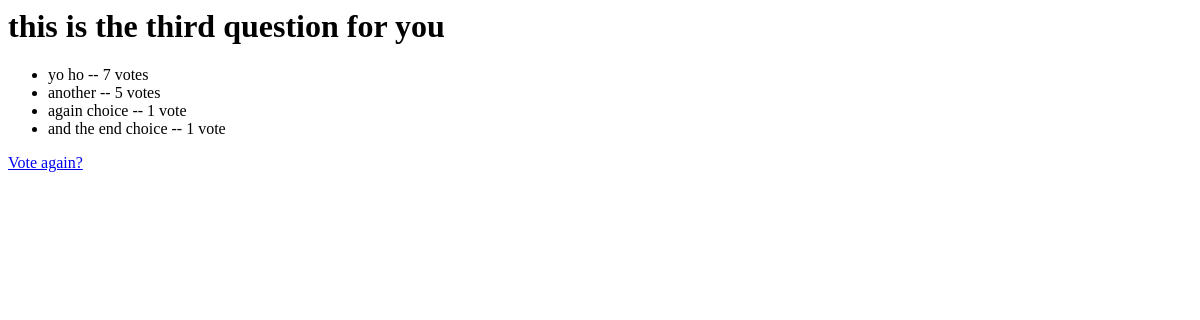
Before: /polls/3/results/ with the older database file.
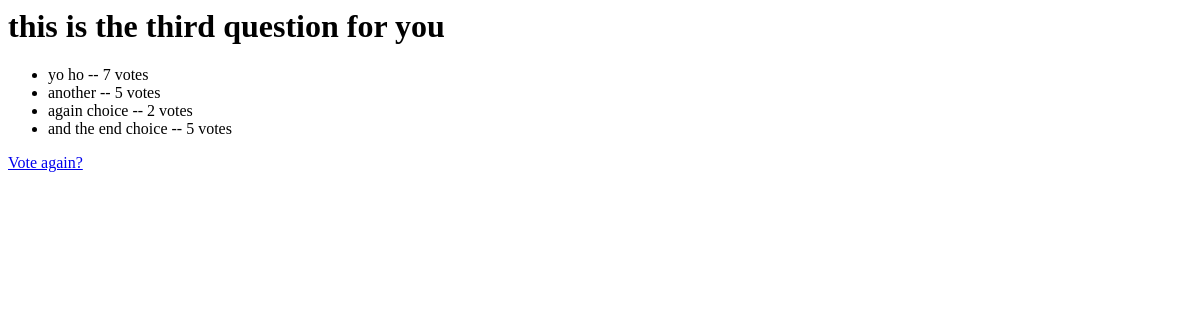
After: the same page with the newer database file.
### polls/models.py (models this page shows, shortened)
class Choice(models.Model):
    question = models.ForeignKey('Question', on_delete=models.CASCADE)
    text = models.CharField(max_length=200, verbose_name='choice')
    vote = models.IntegerField(default=0)

### polls/views.py (the view)
# urls.py: path("<int:pk>/results/", views.ResultDetailView.as_view(), name="results"),
class ResultDetailView(generic.DetailView):
    model = models.Question
    template_name = "polls/result.html"
    def get_queryset(self):
        return models.Question.objects.filter(pub_date__lte=timezone.now()).exclude(choice__isnull=True)

### polls/templates/polls/result.html
<h1>{{ question.text }}</h1>
<ul>
{% for choice in question.choice_set.all %}
    <li>{{ choice.text }} -- {{ choice.vote }} vote{{ choice.vote|pluralize }}</li>
{% endfor %}
</ul>
<a href="{% url 'polls:detail' question.id %}">Vote again?</a>

Changed rows visible on the page:
changed Choice "again choice": vote "1" → "2"
changed Choice "and the end choice": vote "1" → "5"
